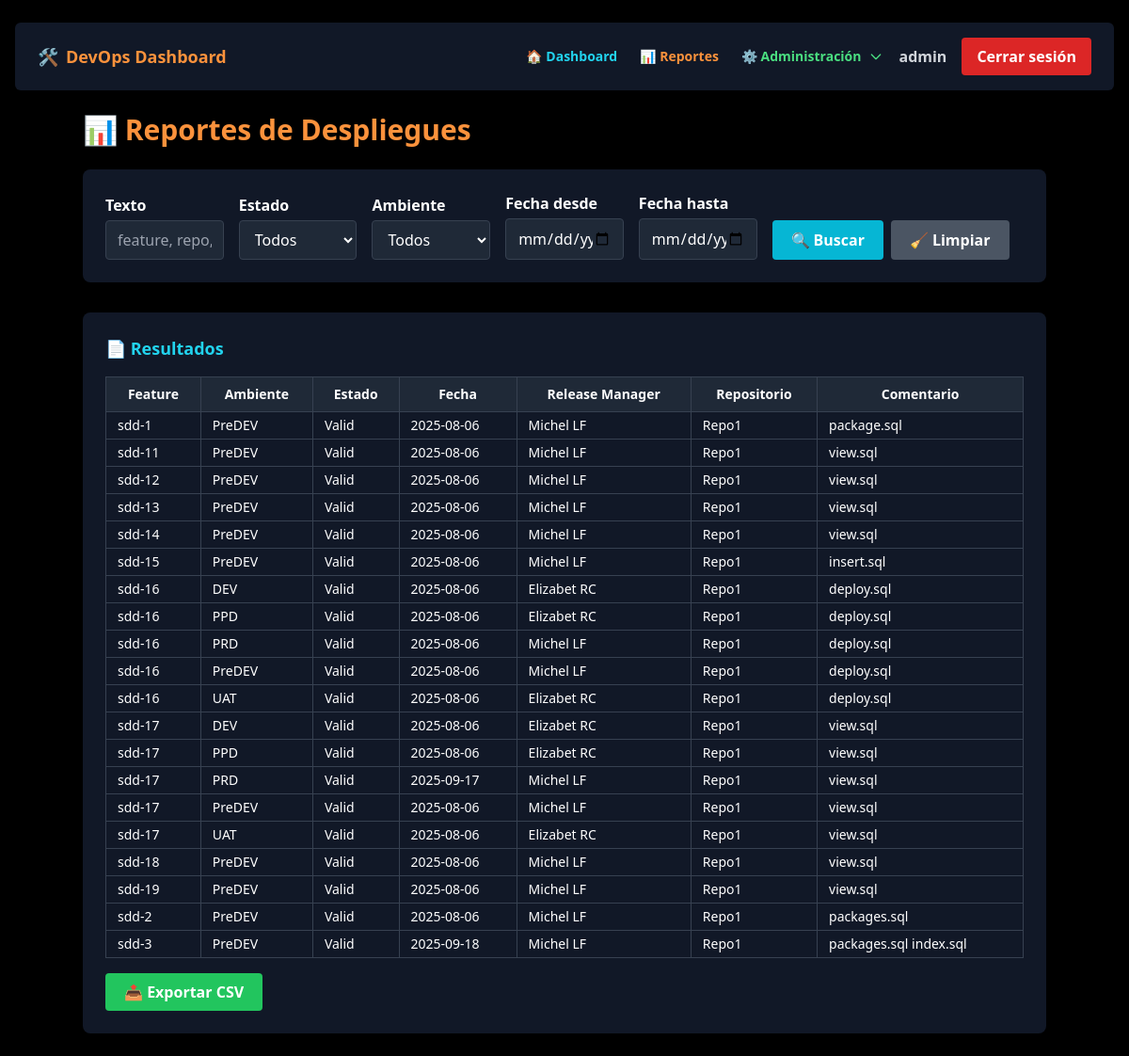
The app's page /reports (signed in) with its own data.
### tables this page shows
CREATE TABLE deployments (
    id INTEGER PRIMARY KEY AUTOINCREMENT,
    feature_id INTEGER NOT NULL,
    ambiente TEXT,
    estado TEXT,
    fecha TEXT,
    release_manager TEXT,
    UNIQUE(feature_id, ambiente),
    FOREIGN KEY(feature_id) REFERENCES features(id)
);

CREATE TABLE "features" (
            id INTEGER PRIMARY KEY AUTOINCREMENT,
            product_id INTEGER NOT NULL,
            name TEXT NOT NULL,
            repositorio TEXT,
            master TEXT,
            UNIQUE(name, repositorio),
            FOREIGN KEY (product_id) REFERENCES products(id)
        );

### app.py (the view)
@app.route("/reports", methods=["GET"])
@login_required
def reports():
    filtro = request.args.get("filtro", "").strip()
    filter_estado = request.args.get("filter_estado", "")
    filter_ambiente = request.args.get("filter_ambiente", "")
    start_date = request.args.get("start_date", "")
    end_date = request.args.get("end_date", "")
    rows = get_all_features()
    def within_date_range(row):
        if not row["fecha"]:
            return False
        row_date = datetime.strptime(row["fecha"], "%Y-%m-%d")
        if start_date:
            if row_date < datetime.strptime(start_date, "%Y-%m-%d"):
                return False
        if end_date:
            if row_date > datetime.strptime(end_date, "%Y-%m-%d"):
                return False
        return True
    filtered_deployments = [
        r for r in rows
        if (not filtro or
            filtro.lower() in r["name"].lower() or
            filtro.lower() in r["repositorio"].lower() or
            filtro.lower() in (r["estado"] or "").lower())
        and (not filter_estado or r["estado"] == filter_estado)
        and (not filter_ambiente or r["ambiente"] == filter_ambiente)
        and within_date_range(r)
    ]
    return render_template("reports.html",
                           filtered_deployments=filtered_deployments,
                           ambiente_options=ambiente_options,
                           estado_options=estado_options,
                           filtro=filtro,
                           filter_estado=filter_estado,
                           filter_ambiente=filter_ambiente,
                           start_date=start_date,
                           end_date=end_date)

### app.py (called while the page is built)
def login_required(f):
    @wraps(f)
    def decorated_function(*args, **kwargs):
        if 'user_id' not in session:
            return redirect(url_for('login'))
        return f(*args, **kwargs)
    return decorated_function

### model.py (called while the page is built, shortened)
def get_db_connection():
    conn = sqlite3.connect(DB_NAME)
    conn.row_factory = sqlite3.Row
    return conn

def get_all_features(filtro=None):
    conn = get_db_connection()
    cursor = conn.cursor()
    query = '''
        SELECT
            f.id AS feature_id,
            f.name,
            f.repositorio,
            f.master,
            p.name AS type,
            s.name AS application,
            t.name AS tenancy,
            d.ambiente,
            d.estado,
            d.fecha,
            d.release_manager
        FROM features f
        JOIN products p ON f.product_id = p.id
        JOIN solutions s ON p.solution_id = s.id
        JOIN tenants t ON s.tenant_id = t.id
        LEFT JOIN deployments d ON f.id = d.feature_id
    '''
    params = []
    query += ' ORDER BY f.name, d.ambiente'
    cursor.execute(query, params)
    rows = cursor.fetchall()
    conn.close()
    return rows

### templates/reports.html (shortened to what this page needs)
<!DOCTYPE html>
<html lang="en">
<head>
  <script src="https://cdn.tailwindcss.com"></script>
</head>
<body class="bg-black text-white px-4 py-6">
<header x-data="{ open: false }" class="sticky top-0 z-50 bg-black mb-6">
  <div class="flex justify-between items-center py-4 px-4 md:px-6 bg-gray-900 rounded-md">
    <div class="text-lg font-bold text-orange-400 flex items-center gap-2">
      <span>🛠</span> <span>DevOps Dashboard</span>
    </div>
    <div class="hidden md:flex items-center space-x-4">
      <nav class="flex space-x-6 text-sm items-center">
        <a href="/" class="text-cyan-400 hover:text-cyan-300 font-semibold flex items-center gap-1">🏠 <span>Dashboard</span></a>
        <a href="/reports" class="text-orange-400 hover:text-orange-300 font-semibold flex items-center gap-1">📊 <span>Reportes</span></a>
        {% if session['role'] == 'admin' %}
        <div x-data="{ adminOpen: false }" class="relative">
          <button @mouseenter="adminOpen = true" @mouseleave="adminOpen = false"
                  @click="adminOpen = !adminOpen"
                  class="text-green-400 hover:text-green-300 font-semibold flex items-center gap-1 focus:outline-none">
            <span>⚙️ Administración</span>
            <svg class="w-4 h-4 ml-1" fill="none" stroke="currentColor" viewBox="0 0 24 24">
              <path stroke-linecap="round" stroke-linejoin="round" stroke-width="2" d="M19 9l-7 7-7-7"/>
            </svg>
          </button>
        </div>
        {% endif %}
      </nav>
      <span class="text-gray-300 font-semibold">{{ session['username'] }}</span>
      <a href="{{ url_for('logout') }}"
         class="ml-2 bg-red-600 hover:bg-red-700 text-white font-semibold px-4 py-2 rounded transition">
        Cerrar sesión
      </a>
    </div>
  </div>
</header>
<div class="max-w-5xl mx-auto">
  <h1 class="text-3xl font-bold text-orange-400 mb-6">📊 Reportes de Despliegues</h1>
<div class="bg-gray-900 p-6 rounded-lg shadow-lg mb-8">
  <form method="GET" action="/reports">
    <div class="grid md:grid-cols-7 gap-4 items-end">
      <div class="col-span-1">
        <label class="font-semibold block mb-1">Texto</label>
        <input type="text" name="filtro" value="{{ filtro }}"
               class="w-full bg-gray-800 border border-gray-700 rounded px-3 py-2"
               placeholder="feature, repo, estado...">
      </div>
      <div class="col-span-1">
        <label class="font-semibold block mb-1">Estado</label>
        <select name="filter_estado"
                class="w-full bg-gray-800 border border-gray-700 rounded px-3 py-2">
          <option value="">Todos</option>
        </select>
      </div>
      <div class="col-span-1">
        <label class="font-semibold block mb-1">Ambiente</label>
        <select name="filter_ambiente"
                class="w-full bg-gray-800 border border-gray-700 rounded px-3 py-2">
          <option value="">Todos</option>
        </select>
      </div>
      <div class="col-span-1">
        <label class="font-semibold block mb-1">Fecha desde</label>
        <input type="date" name="start_date" value="{{ start_date }}"
               class="w-full bg-gray-800 border border-gray-700 rounded px-3 py-2">
      </div>
      <div class="col-span-1">
        <label class="font-semibold block mb-1">Fecha hasta</label>
        <input type="date" name="end_date" value="{{ end_date }}"
               class="w-full bg-gray-800 border border-gray-700 rounded px-3 py-2">
      </div>
      <div class="col-span-2 flex gap-2">
        <button type="submit"
                class="flex items-center gap-1 bg-cyan-500 hover:bg-cyan-600 text-white font-semibold px-5 h-[42px] rounded">
          <span>🔍</span>
          <span>Buscar</span>
        </button>
        <a href="/reports"
           class="flex items-center gap-1 bg-gray-600 hover:bg-gray-700 text-white font-semibold px-5 h-[42px] rounded">
          <span>🧹</span>
          <span>Limpiar</span>
        </a>
      </div>
    </div>
  </form>
</div>
  {% if filtered_deployments %}
  <div class="bg-gray-900 p-6 rounded-lg shadow-lg">
    <h2 class="text-cyan-400 text-lg font-semibold mb-4">📄 Resultados</h2>
    <div class="overflow-x-auto">
      <table id="filteredTable" class="w-full text-sm table-auto">
        <thead>
          <tr class="bg-gray-800">
            <th class="px-3 py-2 border border-gray-700">Feature</th>
            <th class="px-3 py-2 border border-gray-700">Ambiente</th>
            <th class="px-3 py-2 border border-gray-700">Estado</th>
            <th class="px-3 py-2 border border-gray-700">Fecha</th>
            <th class="px-3 py-2 border border-gray-700">Release Manager</th>
            <th class="px-3 py-2 border border-gray-700">Repositorio</th>
            <th class="px-3 py-2 border border-gray-700">Comentario</th>
          </tr>
        </thead>
        <tbody>
          {% for row in filtered_deployments %}
          <tr>
            <td class="border border-gray-700 px-3 py-1">{{ row.name }}</td>
            <td class="border border-gray-700 px-3 py-1">{{ row.ambiente }}</td>
            <td class="border border-gray-700 px-3 py-1">{{ row.estado }}</td>
            <td class="border border-gray-700 px-3 py-1">{{ row.fecha or '-' }}</td>
            <td class="border border-gray-700 px-3 py-1">{{ row.release_manager or '-' }}</td>
            <td class="border border-gray-700 px-3 py-1">{{ row.repositorio }}</td>
            <td class="border border-gray-700 px-3 py-1">{{ row.master or '-' }}</td>
          </tr>
          {% endfor %}
        </tbody>
      </table>
    </div>
    <button onclick="exportFilteredCSV()"
            class="mt-4 bg-green-500 hover:bg-green-600 text-white font-semibold px-5 py-2 rounded">
      📤 Exportar CSV
    </button>
  </div>
  {% else %}
  <p class="text-gray-400 italic mt-6">No se encontraron resultados.</p>
  {% endif %}
</div>
</body>
</html>

### records on screen
deployments: name "sdd-1", ambiente "PreDEV", estado "Valid", fecha "2025-08-06", release_manager "Michel LF", repositorio "Repo1", master "package.sql"
deployments: name "sdd-11", ambiente "PreDEV", estado "Valid", fecha "2025-08-06", release_manager "Michel LF", repositorio "Repo1", master "view.sql"
deployments: name "sdd-12", ambiente "PreDEV", estado "Valid", fecha "2025-08-06", release_manager "Michel LF", repositorio "Repo1", master "view.sql"
deployments: name "sdd-13", ambiente "PreDEV", estado "Valid", fecha "2025-08-06", release_manager "Michel LF", repositorio "Repo1", master "view.sql"
deployments: name "sdd-14", ambiente "PreDEV", estado "Valid", fecha "2025-08-06", release_manager "Michel LF", repositorio "Repo1", master "view.sql"
deployments: name "sdd-15", ambiente "PreDEV", estado "Valid", fecha "2025-08-06", release_manager "Michel LF", repositorio "Repo1", master "insert.sql"
deployments: name "sdd-16", ambiente "DEV", estado "Valid", fecha "2025-08-06", release_manager "Elizabet RC", repositorio "Repo1", master "deploy.sql"
deployments: name "sdd-16", ambiente "PPD", estado "Valid", fecha "2025-08-06", release_manager "Elizabet RC", repositorio "Repo1", master "deploy.sql"
deployments: name "sdd-16", ambiente "PRD", estado "Valid", fecha "2025-08-06", release_manager "Michel LF", repositorio "Repo1", master "deploy.sql"
deployments: name "sdd-16", ambiente "PreDEV", estado "Valid", fecha "2025-08-06", release_manager "Michel LF", repositorio "Repo1", master "deploy.sql"
deployments: name "sdd-16", ambiente "UAT", estado "Valid", fecha "2025-08-06", release_manager "Elizabet RC", repositorio "Repo1", master "deploy.sql"
deployments: name "sdd-17", ambiente "DEV", estado "Valid", fecha "2025-08-06", release_manager "Elizabet RC", repositorio "Repo1", master "view.sql"
deployments: name "sdd-17", ambiente "PPD", estado "Valid", fecha "2025-08-06", release_manager "Elizabet RC", repositorio "Repo1", master "view.sql"
deployments: name "sdd-17", ambiente "PRD", estado "Valid", fecha "2025-09-17", release_manager "Michel LF", repositorio "Repo1", master "view.sql"
deployments: name "sdd-17", ambiente "PreDEV", estado "Valid", fecha "2025-08-06", release_manager "Michel LF", repositorio "Repo1", master "view.sql"
deployments: name "sdd-17", ambiente "UAT", estado "Valid", fecha "2025-08-06", release_manager "Elizabet RC", repositorio "Repo1", master "view.sql"
deployments: name "sdd-18", ambiente "PreDEV", estado "Valid", fecha "2025-08-06", release_manager "Michel LF", repositorio "Repo1", master "view.sql"
deployments: name "sdd-19", ambiente "PreDEV", estado "Valid", fecha "2025-08-06", release_manager "Michel LF", repositorio "Repo1", master "view.sql"
deployments: name "sdd-2", ambiente "PreDEV", estado "Valid", fecha "2025-08-06", release_manager "Michel LF", repositorio "Repo1", master "packages.sql"
deployments: name "sdd-3", ambiente "PreDEV", estado "Valid", fecha "2025-09-18", release_manager "Michel LF", repositorio "Repo1", master "packages.sql index.sql"

### other values on screen
{{ session['username'] }} "admin"
